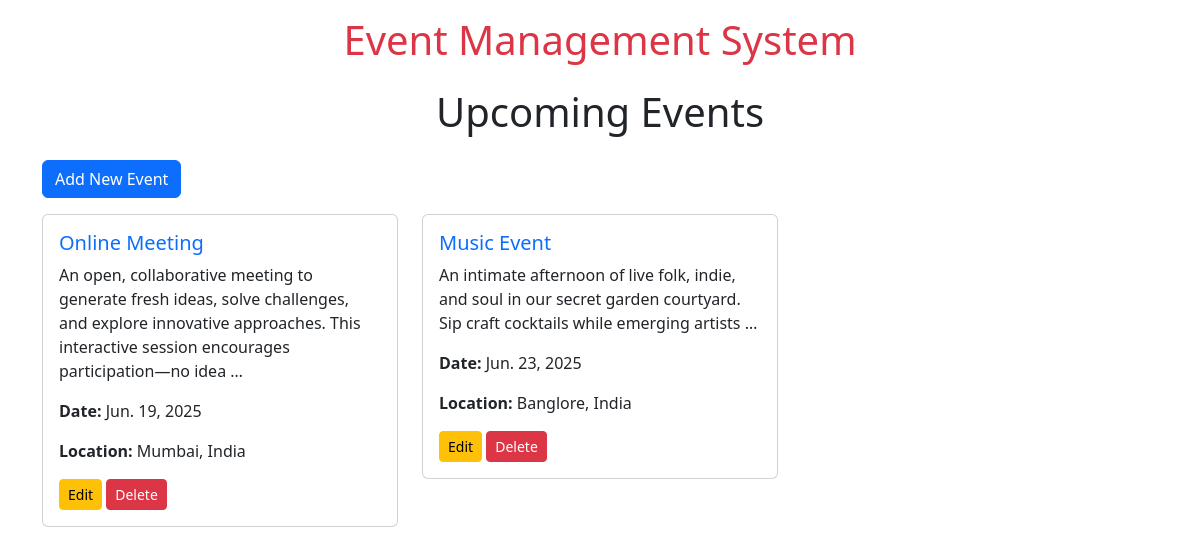
The page / on the database its author committed.
### events/models.py (models this page shows, shortened)
class Event(models.Model):
    name = models.CharField(max_length=100)
    description = models.TextField()
    date = models.DateTimeField()
    location = models.CharField(max_length=200)

### events/views.py (the view)
# urls.py: path('', views.event_list, name='event_list'),
def event_list(request):
    events = Event.objects.all()
    return render(request, 'event_list.html', {'events': events})

### events/templates/event_list.html (shortened to what this page needs)
{% extends 'base.html' %}
{% block content %}
<h1 class="text-center mb-4">Upcoming Events</h1>
<a href="{% url 'add_event' %}" class="btn btn-primary mb-3">Add New Event</a>
<div class="row">
{% if events %}
    {% for event in events %}
    <div class="col-md-4 mb-4">
        <div class="card">
            <div class="card-body">
                <h5 class="card-title"><a href="{% url 'event_detail' event.pk %}" class="text-decoration-none">{{ event.name }}</a></h5>
                <p class="card-text">{{ event.description|truncatewords:20 }}</p>
                <p><strong>Date:</strong> {{ event.date|date:"M. d, Y" }}</p>
                <p><strong>Location:</strong> {{ event.location }}</p>
                <a href="{% url 'update_event' event.pk %}" class="btn btn-warning btn-sm">Edit</a>
                <a href="{% url 'delete_event' event.pk %}" class="btn btn-danger btn-sm">Delete</a>
            </div>
        </div>
    </div>
    {% endfor %}
{% else %}
    <div class="col-12">
        <div class="alert alert-info text-center" role="alert">
            No Events are found
        </div>
    </div>
{% endif %}
</div>
{% endblock %}

### events/templates/base.html (shortened to what this page needs)
{% load static %}
<!DOCTYPE html>
<html lang="en">
<head>
    <link href="https://cdn.jsdelivr.net/npm/bootstrap@5.3.0/dist/css/bootstrap.min.css" rel="stylesheet">
    <link rel="stylesheet" href="https://cdnjs.cloudflare.com/ajax/libs/bootstrap-datepicker/1.9.0/css/bootstrap-datepicker.min.css">
</head>
<body>
    <h1 class="text-center mt-3 text-danger">Event Management System</h1>
    <div class="container mt-4">
        {% block content %}{% endblock %}
    </div>
</body>
</html>

### rows shown on the page
Event: name "Online Meeting", description "An open, collaborative meeting to generate fresh ideas, solve challenges, and explore innovative approaches. This interactive session encourages participation—no idea …", date "Jun. 19, 2025", location "Mumbai, India"
Event: name "Music Event", description "An intimate afternoon of live folk, indie, and soul in our secret garden courtyard. Sip craft cocktails while emerging artists …", date "Jun. 23, 2025", location "Banglore, India"
